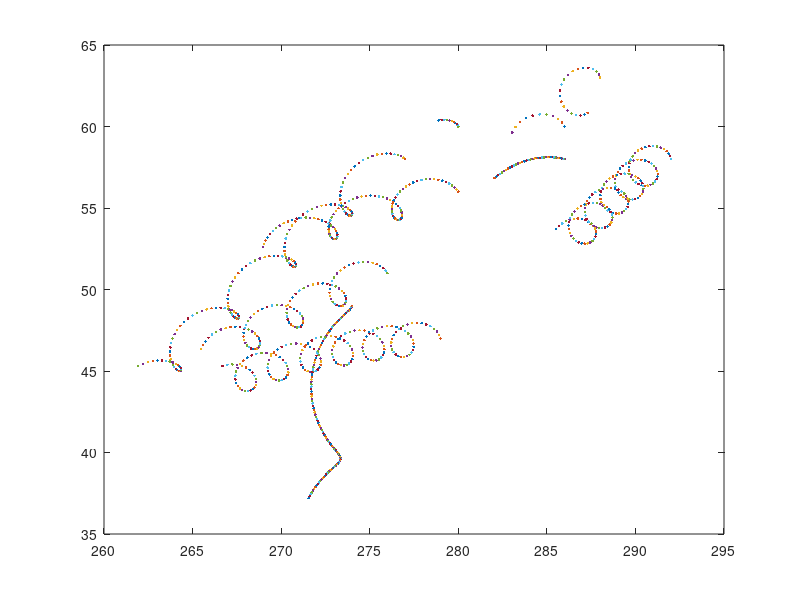

Write MATLAB code to recreate this figure.
clear;
file = fopen('./particles-test.txt','w');

ox = 0;
oy = 0;
u = 0;
v = 0;

for i=1:10
    yr = randsample(20,1)+45;
    xr = randsample(20,1)+270;
    rtx = (randsample(100,1)/100-1);
    rty = (randsample(100,1)/100-1);
    
    o = randsample(15,1)/5;
    ol = randsample(10,1)/40;
    
    decay = randsample(10,1)/5;
    
    dt = 0.1;
    
    for t=0:dt:randsample(20,1)
        
    %o = o*exp(-t*decay/500);
    
    y = yr + sin(o*t) + t*rty + sin(ol*t);
    x = xr + cos(o*t) + t*rtx + cos(ol*t);
    
    if(t==0)
    ox = x;
    oy = y;
%    plot(x,y,'o');
    end
    
    u = (x-ox)/dt;
    v = (y-oy)/dt;
    
    oy = y;
    ox = x;
    
    
    plot(x,y);
%    quiver(x,y,u,v);
    
    hold on
    axis auto
    fprintf(file,'%6.4f\t',i);
    fprintf(file,'%6.4f\t',t);
    fprintf(file,'%6.4f\t',x);
    fprintf(file,'%6.4f\t',y);
    fprintf(file,'%6.4f\t','0');
    fprintf(file,'%6.4f\t','0');
    fprintf(file,'%6.4f\t',u);
    fprintf(file,'%6.4f\t',v);
%    fprintf(file,'%6.4f\t\n',o);
    end
end
